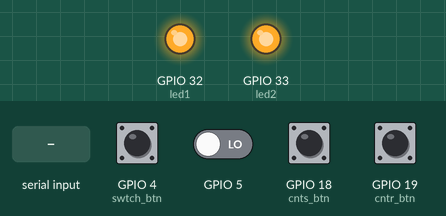
Bench run of a program on a simulated ESP32. Shown: output pins drawn as LEDs (lit = HIGH). The test bench sets the inputs (shaded band); at power-on: GPIO 4 (swtch_btn), GPIO 19 (cntr_btn) HIGH, GPIO 5, GPIO 18 (cnts_btn) LOW. WiFi joins after 1.5 s; servers stay silent unless stated; the local clock reads 2024-03-15 10:24:30 at power-on unless the program sets it; no MQTT or app messages arrive unless stated; what the program prints to the serial monitor is not drawn.

Above: at 7.7 s.
7.8 s: GPIO 18 (cnts_btn) pulled HIGH for 0.15 s
At 8.2 s:
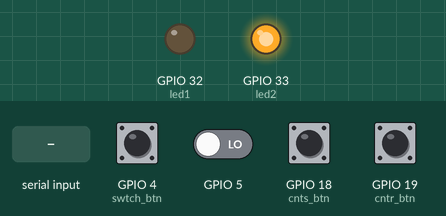
9.4 s: GPIO 19 (cntr_btn) pulled LOW for 0.15 s
12.5 s: GPIO 5 driven HIGH
At 14.9 s:
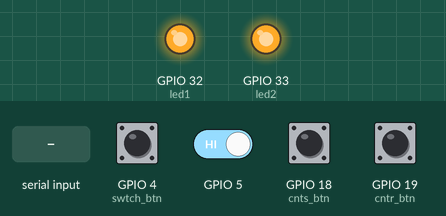
15.5 s: "counter24\n" received over the second serial link
17.0 s: "A\n" received over the second serial link
19.1 s: GPIO 5 driven LOW
At 20.4 s:
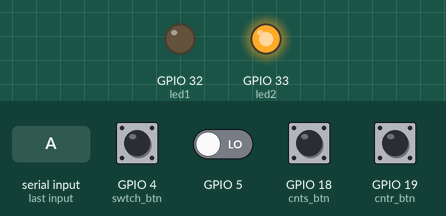
Timing chart, 0 to 22.1 s (numbered marks = the images above; inputs shaded):
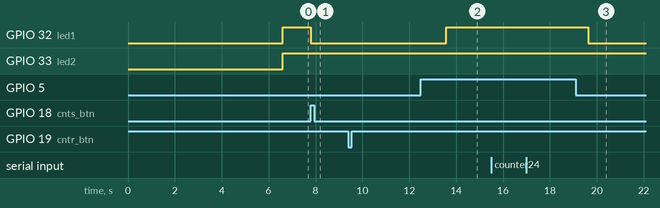

Measured:
- after the input at 7.8 s, GPIO 32 (led1): HIGH → LOW at once
- after the input at 9.4 s, every drawn part: stays the same
- after the input at 12.5 s, GPIO 32 (led1): LOW → HIGH after 1.1 s
- after the input at 15.5 s, every drawn part: stays the same
- after the input at 17.0 s, every drawn part: stays the same
- after the input at 19.1 s, GPIO 32 (led1): HIGH → LOW after 0.54 s

The program:

main.cpp
```cpp
#include <Arduino.h>
#include "Internet/Wifi_Handler.h"
#include "Internet/Mqtt_Handler.h"
#include "Sensors/Sensors_Handler.h"

// variable millis
long lastMsg = 0;
char msg[50];
int value = 0;
// continous button mode
const int cnts_btn = 18;
int cntsState = 0;
int lastcntsState = 0;
// counter button mode
const int cntr_btn = 19;
int cntrState = 1;
int lastcntrState = 1;
// switching button gsheet 12v to 24v
const int swtch_btn = 4;
int swtchState = 0;
// topic mqtt
String mode_gsheet = "motortestbed/thrower24";
// String mode_gsheet_cnts = "motortestbed/continous24";
// String mode_gsheet_cntr = "motortestbed/counter24";

void setup()
{
  pinMode(cnts_btn, INPUT);
  pinMode(cntr_btn, INPUT);
  pinMode(swtch_btn, INPUT);
  delay(50);
  Serial.begin(115200);
  Serial.println("setup");
  delay(2000);
  wifiHandler.wifiSetup();
  delay(2000);
  mqttHandler.setup_mqtt();
  delay(1000);
  sensorsHandler.begin();
  Serial.println("loop");
}

void loop()
{
  if (!wifiHandler.isConnected())
  {
    delay(500);
    wifiHandler.reconnect();
  }
  mqttHandler.loop();

  //SWITCHING GSHEET
  swtchState = digitalRead(swtch_btn);
  if(swtchState == LOW)
  {
    int multi1 = digitalRead(5);
    if (multi1 == HIGH)
    {
      // mode_gsheet_cnts.replace("continous24","continousMulti");
      // mode_gsheet_cntr.replace("counter24","counterMulti");
      // mode_gsheet_cnts.replace("continous12","continousMulti");
      // mode_gsheet_cntr.replace("counter12","counterMulti");
    }
    else
    {
      mode_gsheet = "motortestbed/thrower24";
      // mode_gsheet_cnts = "motortestbed/continous24";
      // mode_gsheet_cntr = "motortestbed/counter24";
    }

  }
  else
  {
    int multi2 = digitalRead(5);
    if (multi2 == HIGH)
    {
      // mode_gsheet_cnts.replace("continous24","continousMulti");
      // mode_gsheet_cntr.replace("counter24","counterMulti");
      // mode_gsheet_cnts.replace("continous12","continousMulti");
      // mode_gsheet_cntr.replace("counter12","counterMulti");
    }
    else
    {
      mode_gsheet.replace("thrower24","dosing12");
      // mode_gsheet_cnts.replace("24","12");
      // mode_gsheet_cntr.replace("24","12");
    }
  }

  //MODE CONTINOUS
  sw:
  cntsState = digitalRead(cnts_btn);
  if (cntsState == HIGH)
  {
    long now = millis();
    if (now - lastMsg > 2000)
    {
      lastMsg = now;
      Serial.print(mode_gsheet);
      // Serial.print(mode_gsheet_cnts);
      SensorsHandler_Value sensorsValue;
      sensorsHandler.getValue(sensorsValue);
      mqttHandler.jsonFormatSensorValue(sensorsValue);
      mqttHandler.mqttPublishSensorValue(mode_gsheet);
      // mqttHandler.mqttPublishSensorValue(mode_gsheet_cnts);
      Serial.println("********************CTS***********************");
      if (cntsState == HIGH)
      {
        goto sw;
      }
    }
  }

  //MODE COUNTER
  cntrState = digitalRead(cntr_btn);
  if (cntrState != lastcntrState)
  {
    if (cntrState == HIGH)
    {
      for (int i=0; i<15;i++)
      {
        Serial.print(mode_gsheet);
        // Serial.print(mode_gsheet_cntr);
        SensorsHandler_Value sensorsValue;
        sensorsHandler.getValue(sensorsValue);
        mqttHandler.jsonFormatSensorValue(sensorsValue);
        mqttHandler.mqttPublishSensorValue(mode_gsheet);
        // mqttHandler.mqttPublishSensorValue(mode_gsheet_cntr);
        Serial.println("==================CTR=====================");
        for(uint32_t x = millis();  (millis()-x) < 2000;)
        {

        }
      }
    }
  }
  lastcntrState = cntrState;
}
```

Mqtt_Handler.cpp
```cpp
#include "Mqtt_Handler.h"

// Indicator LED Pin
const int led1 = 32;
const int led2 = 33;

Mqtt_Handler mqttHandler;

WiFiClient espClient;
PubSubClient mqttClient(espClient);

// setting time & server
const char* ntpServer = "0.id.pool.ntp.org";
const long  utc       = 6 * 3600;
const int   sec       = 3600;

void Mqtt_Handler::setup_mqtt()
{
    pinMode(led1, OUTPUT);
    pinMode(led2, OUTPUT);
    pinMode(0, INPUT);
    pinMode(4, INPUT);
    mqttClient.setServer(mqttServer, mqttPort);
    mqttClient.setCallback(callback);
    // init configTime
    configTime(utc, sec, ntpServer);
}

void Mqtt_Handler::reconnect_loop()
{
  // Loop until we're reconnected
  while (!mqttClient.connected())
  {
    Serial.print("Attempting MQTT connection...");
    // Attempt to connect
    if (mqttClient.connect("ESP32Client"))
    {
      Serial.println("connected");
      digitalWrite(led1, HIGH);
      digitalWrite(led2, HIGH);
      // Subscribe
      mqttClient.subscribe("ketimpangan/switch");
      mqttClient.subscribe("ketimpangan/LED");
    }
    else
    {
      Serial.print("failed, rc=");
      Serial.print(mqttClient.state());
      Serial.println(" try again in 1 seconds");
      digitalWrite(led1, LOW);
      digitalWrite(led2, LOW);
      // Wait 1 seconds before retrying
      delay(1000);
    }
  }
}

void Mqtt_Handler::loop()
{
    if (!mqttClient.connected())
    {
        reconnect_loop();
    }
    mqttClient.loop();
}

void Mqtt_Handler::jsonFormatSensorValue(SensorsHandler_Value& value)
{
  struct tm timeinfo;
  if(!getLocalTime(&timeinfo))
  {
    Serial.println("Failed to obtain time");
    digitalWrite(led1, HIGH);
    digitalWrite(led2, HIGH);
    delay(100);
    digitalWrite(led1, LOW);
    digitalWrite(led2, LOW);

    return;
  }
  getLocalTime(&timeinfo);

  char epochTime[33];
  strftime(epochTime,33, "%A %B %d %Y %H:%M:%S", &timeinfo);
  Serial.print(" Time: ");
  Serial.println(&timeinfo, "%A %B %d %Y %H:%M:%S");

  String clientId = WiFi.macAddress();
  clientId.replace(':',' ');
  clientId.toUpperCase();

  // SWITCHING
  int multiple = digitalRead(5);
  if(multiple == HIGH)
  {
    digitalWrite(led1, HIGH);
    digitalWrite(led2, HIGH);
    dataFormatjson = "{\"AMB1\":" + value.AMB1 +
                    ",\"OBJ1\":" + value.OBJ1 +
                    ",\"VOL1\":" + value.VOL1 +
                    ",\"CUR1\":" + value.CUR1 +
                    ",\"RPM1\":" + value.RPM1 +
                    ",\"AMB2\":" + value.AMB2 +
                    ",\"OBJ2\":" + value.OBJ2 +
                    ",\"VOL2\":" + value.VOL2 +
                    ",\"CUR2\":" + value.CUR2 +
                    ",\"RPM2\":" + value.RPM2 +
                    ",\"time\":\"" + String(epochTime) + "\"" +
                    ",\"clientId\":\"" + String(clientId) + "\"}";
  }
  else
  {
    int changeReader = digitalRead(4);
    if(changeReader == LOW)
    {
      digitalWrite(led1, HIGH);
      digitalWrite(led2, LOW);
      dataFormatjson = "{\"AMB1\":" + value.AMB1 +
                      ",\"OBJ1\":" + value.OBJ1 +
                      ",\"VOL1\":" + value.VOL1 +
                      ",\"CUR1\":" + value.CUR1 +
                      ",\"RPM1\":" + value.RPM1 +
                      ",\"time\":\"" + String(epochTime) + "\"" +
                      ",\"clientId\":\"" + String(clientId) + "\"}";
    }
    else
    {
      digitalWrite(led1, LOW);
      digitalWrite(led2, HIGH);
      dataFormatjson = "{\"AMB2\":" + value.AMB2 +
                      ",\"OBJ2\":" + value.OBJ2 +
                      ",\"VOL2\":" + value.VOL2 +
                      ",\"CUR2\":" + value.CUR2 +
                      ",\"RPM2\":" + value.RPM2 +
                      ",\"time\":\"" + String(epochTime) + "\"" +
                      ",\"clientId\":\"" + String(clientId) + "\"}";
    }
  }


  Serial.print("Packet : ");
  Serial.println(dataFormatjson);
}

void Mqtt_Handler::mqttPublishSensorValue(String _topic)
{
    mqttClient.publish(_topic.c_str(), dataFormatjson.c_str(), true);
}

void callback(char *topic, byte *message, unsigned int length)
{
  Serial.print("Message arrived on topic: ");
  Serial.print(topic);
  Serial.print(". Message: ");
  String messageTemp;
  for (int i = 0; i < length; i++)
  {
    Serial.print((char)message[i]);
    messageTemp += (char)message[i];
  }
  Serial.println();
  // if (String(topic) == "ketimpangan/LED")
  // {
  //   Serial.print("Changing output to ");
  //   if (messageTemp == "on")
  //   {
  //     Serial.println("on");
  //   }
  //   else if (messageTemp == "off")
  //   {
  //     Serial.println("off");
  //   }
  // }
  // if (String(topic) == "ketimpangan/switch")
  // {
  //   Serial.print("Changing output to ");
  //   if (messageTemp == "on")
  //   {
  //     Serial.println("on");
  //   }
  //   else if (messageTemp == "off")
  //   {
  //     Serial.println("off");
  //   }
  // }
}
```

Mqtt_Handler.h
```cpp
#pragma once
// MQTT, WiFi Handler, and timestamp
#include <Arduino.h>
#include <WiFi.h>
#include <PubSubClient.h>
#include <time.h>
#include "Sensors/Sensors_Handler.h"
#include "credentials.h"

// Add your MQTT Broker IP address, example:
const char mqttServer[] = MQTT_SERVER;
const char mqttUser[]   = MQTT_USER;
const int  mqttPort  = MQTT_PORT;
const char mqttPass[]   = MQTT_PASS;
const char mqttClientName[] = MQTT_CLIENT;

// extern bool sensor_switch;
extern PubSubClient mqttClient;

class Mqtt_Handler
{
    public:
        void setup_mqtt();
        void reconnect_loop();
        void loop();
        bool isWifiConnected();
        bool isMqttConnected();
        void jsonFormatSensorValue(SensorsHandler_Value& value);
        void mqttPublishSensorValue(String _topic);
    private:
        //char epochTime;
        String dataFormatjson;
};

void callback(char *topic, byte *message, unsigned int length);
unsigned long getTime();

extern Mqtt_Handler mqttHandler;
```

Wifi_Handler.cpp
```cpp
#include "Wifi_Handler.h"

Wifi_Handler wifiHandler;
WiFiClient client;

void Wifi_Handler::connect() {
    wifiSetup();
}

bool Wifi_Handler::isConnected() {
    return (WiFi.status() == WL_CONNECTED);
}

bool Wifi_Handler::reconnect() {
    WiFi.disconnect();
    WiFi.reconnect();
    return isConnected();
}

void Wifi_Handler::wifiSetup(){
    // Connecting to a WiFi network
    Serial.println();
    Serial.print("Connecting to ");
    Serial.println(wifiSsid);
    WiFi.begin(wifiSsid, wifiPass);

    while (WiFi.status() != WL_CONNECTED)
    {
        delay(500);
        Serial.print(".");

        long startTime = millis();
        if (millis() - startTime > 5000)
            ESP.restart();  // restart if taking too long
    }
    Serial.println("");
    Serial.println("WiFi connected");
    Serial.println("IP address: ");
    Serial.println(WiFi.localIP());
}
```

Wifi_Handler.h
```cpp
#pragma once
#include <WiFi.h>

// WIFI & MQTT Credentials
#include "credentials.h"
const char wifiSsid[] = WEBSERVER_WIFI_SSID;
const char wifiPass[] = WEBSERVER_WIFI_PASS;

class Wifi_Handler
{
    public:
        void connect();
        bool reconnect();
        bool isConnected();
        void wifiSetup();
};

extern Wifi_Handler wifiHandler;
extern WiFiClient client;
```

credentials.h
```cpp
#pragma once

#define WEBSERVER_WIFI_SSID "pcrseokjinie" //eFeeder_AioT/eFishery Feeder Kawaluyaan
#define WEBSERVER_WIFI_PASS "didididi"//thebestfeeder//luyah2023

#define MQTT_SERVER "broker.hivemq.com"
#define MQTT_USER ""
#define MQTT_PASS ""
#define MQTT_CLIENT "motor-testbed"
#define MQTT_PORT 1883
```

Sensors_Handler.cpp
```cpp
#include "Sensors_Handler.h"

Sensors_Handler sensorsHandler;

// struct untuk data parser serial monitor
int8_t D_AMB1, D_OBJ1, D_VOL1, D_CUR1, D_RPM1, D_AMB2, D_OBJ2, D_VOL2, D_CUR2, D_RPM2;
char c;
String DataIn;

// hardwareserial pin
#define RXD2 16
#define TXD2 17

void Sensors_Handler::begin()
{
   Serial.begin(115200);
   Serial2.begin(9600, SERIAL_8N1, RXD2, TXD2);
   while(!Serial2);
   Serial.println("Ready");
}

void Sensors_Handler::getValue(SensorsHandler_Value& sensorsValue)
{
   while(Serial2.available()>0)
   {
      c= Serial2.read();
      if(c== '\n')
      {
         break;
      }
      else
      {
         DataIn+=c;
      }
   }
   if(c== '\n')
   {
      D_AMB1 = DataIn.indexOf("A");
      D_OBJ1 = DataIn.indexOf("B");
      D_VOL1 = DataIn.indexOf("C");
      D_CUR1 = DataIn.indexOf("D");
      D_RPM1 = DataIn.indexOf("E");
      D_AMB2 = DataIn.indexOf("F");
      D_OBJ2 = DataIn.indexOf("G");
      D_VOL2 = DataIn.indexOf("H");
      D_CUR2 = DataIn.indexOf("I");
      D_RPM2 = DataIn.indexOf("J");
      sensorsValue.AMB1 = DataIn.substring (0, D_AMB1);
      sensorsValue.OBJ1 = DataIn.substring (D_AMB1+1, D_OBJ1);
      sensorsValue.VOL1 = DataIn.substring (D_OBJ1+1, D_VOL1);
      sensorsValue.CUR1 = DataIn.substring (D_VOL1+1, D_CUR1);
      sensorsValue.RPM1 = DataIn.substring (D_CUR1+1, D_RPM1);
      sensorsValue.AMB2 = DataIn.substring (D_RPM1+1, D_AMB2);
      sensorsValue.OBJ2 = DataIn.substring (D_AMB2+1, D_OBJ2);
      sensorsValue.VOL2 = DataIn.substring (D_OBJ2+1, D_VOL2);
      sensorsValue.CUR2 = DataIn.substring (D_VOL2+1, D_CUR2);
      sensorsValue.RPM2 = DataIn.substring (D_CUR2+1, D_RPM2);

      c=0;
      DataIn="";
   }
   Serial2.end();
   Serial2.begin(9600, SERIAL_8N1, RXD2, TXD2);

}
```

Sensors_Handler.h
```cpp
#pragma once

#include <Arduino.h>
#include <Wire.h>

typedef struct
{
    String AMB1, OBJ1, VOL1, CUR1, RPM1, AMB2, OBJ2, VOL2, CUR2, RPM2;

} SensorsHandler_Value;

class Sensors_Handler
{
    public:
        void begin();
        void getValue(SensorsHandler_Value& sensorsValue);
};

extern Sensors_Handler sensorsHandler;
```
